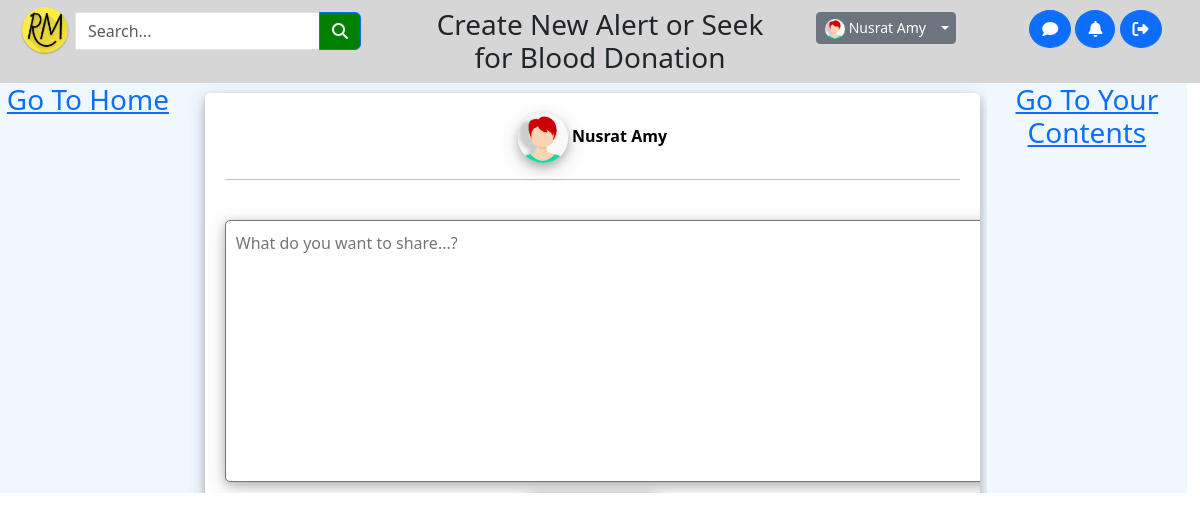
/create_post_alert.php (signed in), run on the app's committed database.
### tables this page shows
CREATE TABLE `users` (
  `fname` varchar(150) DEFAULT NULL,
  `lname` varchar(150) DEFAULT NULL,
  `uname` varchar(150) DEFAULT NULL,
  `email` varchar(150) DEFAULT NULL,
  `phone` varchar(150) DEFAULT NULL,
  `job` varchar(150) DEFAULT NULL,
  `about` varchar(500) DEFAULT NULL,
  `pass` varchar(150) DEFAULT NULL,
  `id` int(11) NOT NULL,
  `verified` varchar(20) DEFAULT NULL,
  `flag` int(11) DEFAULT 0,
  `content_count` int(11) DEFAULT 0,
  `pro_pic` varchar(500) DEFAULT NULL,
  `temp_id` varchar(50) DEFAULT NULL,
  `date_of_birth` varchar(100) DEFAULT NULL,
  `religion` varchar(100) DEFAULT NULL,
  `language` varchar(100) DEFAULT NULL,
  `relation` varchar(100) DEFAULT NULL,
  `blood` varchar(100) DEFAULT NULL,
  `nation` varchar(100) DEFAULT NULL,
  `address` varchar(100) DEFAULT NULL,
  `gender` varchar(50) DEFAULT NULL,
  `politics` varchar(50) DEFAULT NULL,
  `sports` varchar(400) DEFAULT NULL,
  `hobby` varchar(400) DEFAULT NULL,
  `temp_id2` varchar(50) DEFAULT NULL,
  `status` varchar(50) DEFAULT NULL,
  `s_verified` varchar(50) DEFAULT NULL
);

### create_post_alert.php (the view, shortened to what this page needs)
<?php
$username = "Guest";
$own_profile_link = "logreg.php";
$loguser_propic = "ext-files/user/default.jpg";
function get_propic($aid)
{
    include('include/connection.php');
    $apic = "ext-files/user/default.jpg";
    $asql = "SELECT * FROM users WHERE id = '$aid'";
    $ares = mysqli_query($con, $asql);
    while ($class_arow = mysqli_fetch_assoc($ares)) {
        if (!(empty($class_arow['pro_pic']))) {
            $apic = "ext-files/user/" . $class_arow['pro_pic'];
        }
    }
    return $apic;
}
function get_uname($aid)
{
    include('include/connection.php');
    $rt_val = "Guest";
    $asql = "SELECT * FROM users WHERE id = '$aid'";
    $ares = mysqli_query($con, $asql);
    while ($class_arow = mysqli_fetch_assoc($ares)) {
        $rt_val = $class_arow['fname'] . ' ' . $class_arow['lname'];
    }
    return $rt_val;
}
if (isset($_SESSION["logid"])) {
    $own_profile_link = "profile.php";
    $ulogid = $_SESSION["logid"];
    $username = get_uname($ulogid);
    $loguser_propic = get_propic($ulogid);
}
?>
<!DOCTYPE html>
<html lang="en">
<head>
    <link rel="stylesheet" href="assets/fontawesome/css/all.css">
    <link rel="stylesheet" href="assets/bootstrap/css/bootstrap.min.css">
    <link rel="stylesheet" href="css/style.css?v=<?php echo time(); ?>">
</head>
<body>
    <div style="background-color: rgb(214, 214, 214);">
        <div class="row">
            <div class="col-sm-4">
                <a href="index.php">
                    <img src="files/logo/rm.png" height="50px" width="50px" style="float:left; margin-top:5px;margin-left:20px;">
                </a>
                <form method="GET" action="search.php">
                    <div class="form-group" style="float:left;">
                        <div class="input-group" style="padding: 2%; margin-top:2%;">
                            <input type="search" name="q" class="form-control" placeholder="Search..." />
                            <button type="submit" class="btn btn-primary" style="background-color: green;">
                                <i class="fas fa-search"></i>
                            </button>
                        </div>
                    </div>
                </form>
            </div>
            <div class="col-sm-4">
                <div class="myTab" style="margin: 2%; text-align:center;">
                    <h3>Create New Alert or Seek for Blood Donation</h3>
                </div>
            </div>
            <div class="col-sm-4 userpane">
                <div style="float:right; margin-top: 2%; margin-right: 10%;">
                    <a type="button" class=" home-rbtn btn btn-primary btn-rounded btn-icon" href="chat.php">
                        <i class="fas fa-comment"></i>
                    </a>
                    <a type="button" class=" home-rbtn btn btn-primary btn-rounded btn-icon" href="notification.php">
                        <i class="fas fa-bell"></i>
                    </a>
                    <a type="button" class=" home-rbtn btn btn-primary btn-rounded btn-icon" href="subdir/logout.php">
                        <i class="fas fa-sign-out-alt"></i>
                    </a>
                </div>
                <div style="margin-top: 3%;">
                    <div class="btn-group">
                        <a href="<?= $own_profile_link ?>" class="btn btn-secondary btn-sm home-profile-shortcut" type="button">
                            <img src="<?= $loguser_propic ?>" height="20px" width="20px" style="border-radius: 50%;">
                            <?= $username ?>
                        </a>
                        <button type="button" class="btn btn-sm btn-secondary dropdown-toggle dropdown-toggle-split" data-bs-toggle="dropdown" aria-expanded="false">
                        </button>
                    </div>
                </div>
            </div>
        </div>
    </div>
    <div class="row" style="background-color:aliceblue; width: 99.9%;">
        <div class="col-sm-2 home1 hide-in-mobile" style="overflow-y:scroll;" id="home1">
            <a href="index.php">
                <h3 style="text-align:center;">Go To Home</h3>
            </a>
        </div>
        <div class="col-sm-8" style="overflow-y:scroll;" id="home2">
            <div class="card-main">
                <form class="create-post-form" action="subdir/post_now_alert.php" method="POST" enctype="multipart/form-data">
                    <a title="View User Profile" class="unformatted-link homepage-poster-name" href="profile.php">
                        <img class="profile-pic-home-post" src="<?= $loguser_propic ?>">
                        <?= $username ?>
                        <hr><br>
                    </a>
                    <textarea name="content" class="one textbox" rows="10" cols="90" placeholder="What do you want to share...?"></textarea><br>
                </form>
            </div>
        </div>
        <div class="col-sm-2 hide-in-mobile" style="overflow-y:scroll;" id="home3">
            <a href="your_contents.php">
                <h3 style="text-align:center;">Go To Your Contents</h3>
            </a>
        </div>
    </div>
</body>
</html>

### css/style.css (style rules this page uses)
:root { --transition-speed: 600ms; }
.unformatted-link { text-decoration: none; color: black; }
.btn-rounded { border-radius: 50%; }
.home-rbtn { margin-top: 2%; }
* { scrollbar-width: thin; scrollbar-color: #3d3f28 #faffaf; }
.card-main { width: 100%; overflow: hidden; background-color: rgb(255, 255, 255); border-radius: 5px; margin-top: 10px; margin-left: 5px; margin-bottom: 5px; padding: 20px; box-shadow: 0 4px 8px 0 rgba(0, 0, 0, 0.2), 0 6px 20px 0 rgba(0, 0, 0, 0.19); }
.profile-pic-home-post { border-radius: 50px; height: 50px; width: 50px; box-shadow: 0 4px 8px 0 rgba(0, 0, 0, 0.2), 0 6px 20px 0 rgba(0, 0, 0, 0.19); }
.homepage-poster-name { font-weight: bold; }
.create-post-form { text-align: center; }
.textbox { padding: 10px; border-radius: 5px; box-shadow: 0 2px 8px rgba(0, 0, 0, 0.2), 0 6px 20px 0 rgba(0, 0, 0, 0.19); }

### data on the page
users: pro_pic (picture), username "Nusrat Amy"
